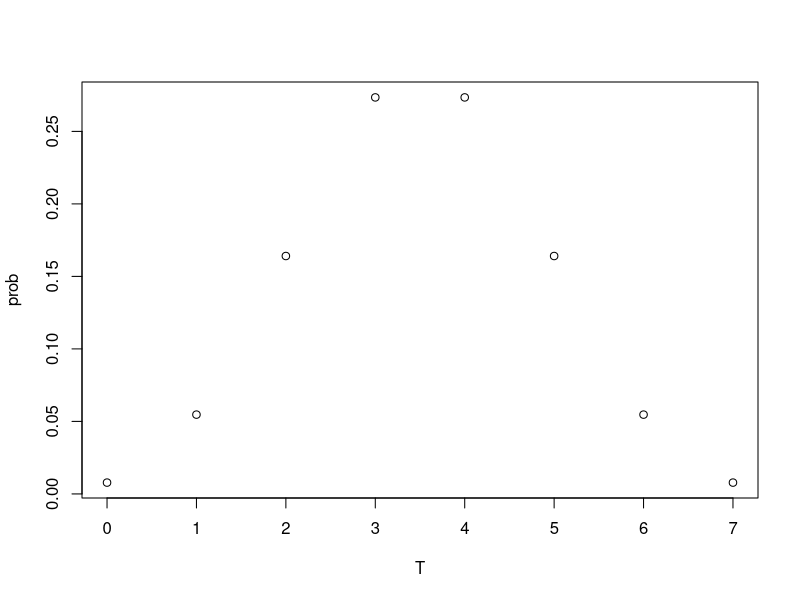

The R script that drew this image:
## ---- chunk 1
knitr::opts_chunk$set(echo = TRUE)
library('knitr')
## ---- chunk 2
# n=7
# the pmf plot
dbinom(0:7,7,0.5)
plot(0:7, dbinom(0:7,7,0.5),ylab = "prob", xlab="T")
# alpha=0.05, one side
qbinom(0.05,7,0.5,lower.tail = F)
## ---- chunk 3
# n=7(sequence)
## ---- chunk 4
# create a dataframe
df1 <- data.frame(
  時点 = c(0,1,2,3,4,'...', 'n', 'n+1'),
  観測状態 = c(1,2,1,1,2,'...', 'i', 'j'),
  確率変数列 = c('X0=1', 'X1=2', 'X2=1', 'X3=1', 'X4=2', '...', 'Xn=i', 'Xn+1=j')
)

kable(df1, caption = 'マルコフ連鎖')
## ---- chunk 5
# the density of Poisson Distribution
# dpois(x, lambda, log = FALSE) ;lambda=means at t
dpois(3, lambda = 8*0.5, log = F) #0.1953668
